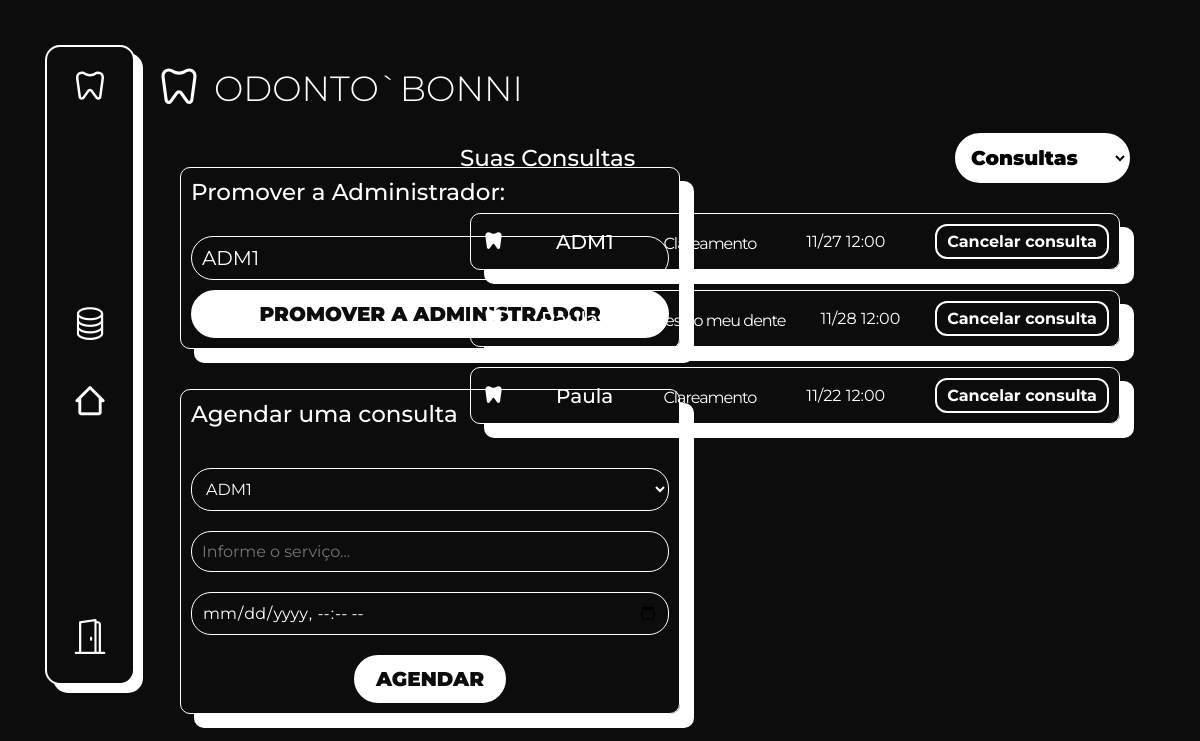
The app's page / (signed in) with its own data.
### app/models.py (models this page shows)
class Consulta(database.Model):
    id = database.Column(database.Integer, primary_key=True)
    servico = database.Column(database.String(50), nullable=False)
    motivo = database.Column(database.String(120))
    data = database.Column(database.DateTime, nullable=False)
    user_name = database.Column(database.String, nullable=False)
    usuario_id = database.Column(database.Integer, database.ForeignKey('usuario.id'), nullable=False)
    usuario = database.relationship('Usuario', back_populates='consultas')

### app/routes.py (the view, shortened to what this page needs)
@app.route("/", methods=['GET', 'POST'])
def homepage():
    if current_user.is_authenticated:
        agora = datetime.now()
        consultas_expiradas = Consulta.query.filter(Consulta.data <= agora).all()
        solicitacoes_experidas = Solicitacao.query.filter(Solicitacao.data <= agora).all()
        for consulta in consultas_expiradas:
            database.session.delete(consulta)
        database.session.commit()
        for solicitacao in solicitacoes_experidas:
            database.session.delete(solicitacao)
        database.session.commit()
        users = Usuario.query.all()
        is_admin = current_user.is_authenticated and getattr(current_user, 'is_admin', False)
        solicitacoesPorUsuario = Solicitacao.query.filter_by(usuario_id=current_user.id).all()
        consultasPorUsuario = Consulta.query.filter_by(usuario_id=current_user.id).all()
        consultas = Consulta.query.all()
        solicitacoes = Solicitacao.query.all()
        datas_agendadas = [consulta.data for consulta in consultas]
        form_solicitacao = FormSolicitacao()
        form_consulta = FormConsulta()
        form_consulta.username.choices = [(usuario.id, usuario.username) for usuario in users]
        return render_template(
            "homepage.html",
            admin=is_admin,
            users=users,
            form_solicitacao=form_solicitacao,
            form_consulta=form_consulta,
            datas_agendadas=datas_agendadas,
            solicitacoesPorUsuario=solicitacoesPorUsuario,
            solicitacoes=solicitacoes,
            consultasPorUsuario=consultasPorUsuario,
            consultas=consultas
        )
    else:
        return render_template('homepage.html')

### app/forms.py
class FormSolicitacao(FlaskForm):
    servico = StringField('Nome', validators=[DataRequired()])
    motivo = TextAreaField('Email', validators=[DataRequired()])
    data = DateTimeLocalField('Data da Consulta', validators=[DataRequired()], format='%Y-%m-%dT%H:%M')
    submit = SubmitField('Enviar')

class FormConsulta(FlaskForm):
    username = SelectField('Selecione um usuário:', validators=[DataRequired()], choices=[])
    servico = StringField('Selecione um serviço: ', validators=[DataRequired()])
    data = DateTimeLocalField('Selecione uma data: ', validators=[DataRequired()])
    submit = SubmitField('Agendar')

### app/__init__.py (called while the page is built)
@login_manager.user_loader
def load_user(user_id):
    return Usuario.query.get(int(user_id))

### app/templates/homepage.html (shortened to what this page needs)
{% extends 'base.html' %}
{%block body%}
{% if current_user.is_authenticated %}
  {%include 'navbar.html'%}
  <main class="home">
    {% if admin %}
      <div class="divColumn">
        <form method="POST" action="{{ url_for('promote') }}" id="promote-form">
          <h2 for="user_id">Promover a Administrador:</h2>
          <select name="user_id" id="user_id">
            {% for user in users %}
            <option value="{{ user.id }}">{{ user.username }}</option>
            {% endfor %}
          </select>
          <button type="submit">Promover a Administrador</button>
        </form>
        <form method="post" action="{{url_for('homepage')}}" class="formConsulta">
          <h2>Agendar uma consulta</h2>
          <div class="divInput">
              {{ form_consulta.username(class="form-control select2") }}
          </div>
          <div class="divInput">
              {{ form_consulta.servico(class="form-control", placeholder="Informe o serviço...") }}
          </div>
          <div class="divInput">
              {{ form_consulta.data(class="form-control", placeholder="Clique para adicionar uma data...") }}
          </div>
          {{form_consulta.submit(type="submit", id="btnSubmitConsulta")}}
      </form>
      </div>
      <div class="divColumn2">
        <div class="suasConsultas">
          <div class="selectCoSo">
            <div class="title">
              <h2 id="consultaTitle">Suas Consultas</h2>
            </div>
            <select
              name="consultasSolicitacoesSelect"
              id="consultasSolicitacoesSelect"
              onchange="alternarConteudo()"
            >
              <option value="consultas" selected>Consultas</option>
            </select>
          </div>
          <div class="listEvents">
            <ul id="consultas" class="listaPedidos">
              {% for consulta in consultas %}
              <li>
                <div class="motivoIcon">
                  {{consulta.user_name}}
                </div>
                <div class="title">
                  <span class="titleText">
                    {{ consulta.servico }}</span>
                </div>
                <div class="data">
                  <span class="dataText"
                    >
                    {{ consulta.data.strftime('%m/%d %H:%M') }}</span
                  >
                </div>
                <div class="buttonBox">
                  <form
                    action="{{ url_for('cancelarConsulta', id=consulta.id) }}"
                    method="POST"
                    style="display: inline"
                  >
                    <button>Cancelar consulta</button>
                  </form>
                </div>
              </li>
              {% else %}
              <p class="semConsultas" style="font-size: 2rem">
                Você não tem consultas agendadas.
              </p>
              {% endfor %}
            </ul>
          </div>
        </div>
      </div>
    {% endif %}
  </main>
{%endif%}
{%endblock%}

### app/static/css/style.css (style rules this page uses)
* { margin: 0; padding: 0; box-sizing: border-box; }
:root { --bg-color-primary: #fff; --color-font-details: #0000ff; --color-details-black: #0c0c0c; --color-outline-blue: #badae7ae; --color-error-js: #ff0000; --color-border-input: #ddd; }
html, body { scroll-behavior: smooth; display: flex; flex-direction: column; background-color: var(--color-details-black) !important; font-family: "Montserrat", sans-serif !important; font-size: 62.5% !important; width: 100%; height: 100%; color: var(--bg-color-primary) !important; }
main { height: 100%; padding: 2rem 0 0 0; }

### records on screen
Consulta: user_name "ADM1", servico "Clareamento", data "11/27 12:00"
Consulta: user_name "Paula", servico "Lentes no meu dente", data "11/28 12:00"
Consulta: user_name "Paula", servico "Clareamento", data "11/22 12:00"

### other values on screen
form field user_id "ADM1"
